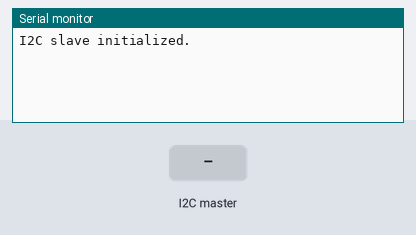
This sketch was run on a simulated Raspberry Pi Pico. Parts: the last lines printed to the serial monitor. The inputs (shaded band) are chosen by the test bench.

Above: at 1.2 s.
1.3 s: the I2C master sends the byte 1
At 2.5 s:
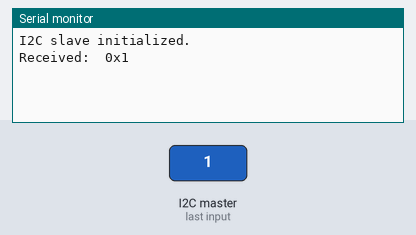
2.8 s: the I2C master sends the byte 90
At 3.9 s:
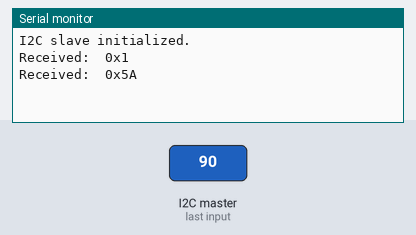
4.3 s: the I2C master sends the byte 200
At 5.0 s:
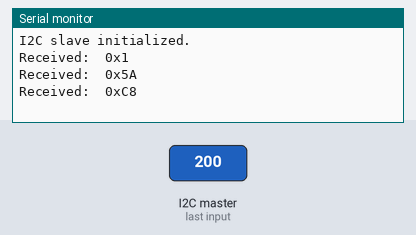

Measured:
- after the input at 1.3 s, the serial monitor: prints a new line after 0.05 s (image 1)
- after the input at 2.8 s, the serial monitor: prints a new line after 0.05 s (image 2)
- after the input at 4.3 s, the serial monitor: prints a new line after 0.05 s (image 3)

The sketch:

xbox_gpio_expander_slave.ino
```cpp
#include <Wire.h>

#define TCA6416A_ADDR 0x21

byte byteOne = 0xFA;
byte byteTwo = 0xFF;

void setup() {
  // Initialize the serial communication for logging
  Serial.begin(115200);

  // Initialize I2C communication as a slave
  Wire1.setSDA(2);
  Wire1.setSCL(3);
  Wire1.begin(TCA6416A_ADDR);        // join I2C bus with address 0x21
  Wire1.setClock(400000);  // Set I2C frequency to 400kHz

  Wire1.onReceive(receiveEvent);      // define callback for I2C write requests
  Wire1.onRequest(requestEvent);      // define callback for I2C read requests

  Serial.println("I2C slave initialized.");
}

void loop() {

}

// Function to handle data received from the master device
void receiveEvent(int howMany) {
  Serial.print("Received: ");
  while (howMany--) {
    byte b = Wire1.read();  // read a byte
    Serial.print(" 0x");
    Serial.print(b, HEX);
    Serial.print(' ');
  }
  Serial.println();
}

// Function to send data when master requests data
void requestEvent() {
  Wire1.write(0xFA);
  Wire1.write(0xFA);

  Serial.print("Responded with 0x");
  Serial.print(byteOne, HEX);
  Serial.print(" 0x");
  Serial.print(byteTwo, HEX);
  Serial.println(' ');
}
```
